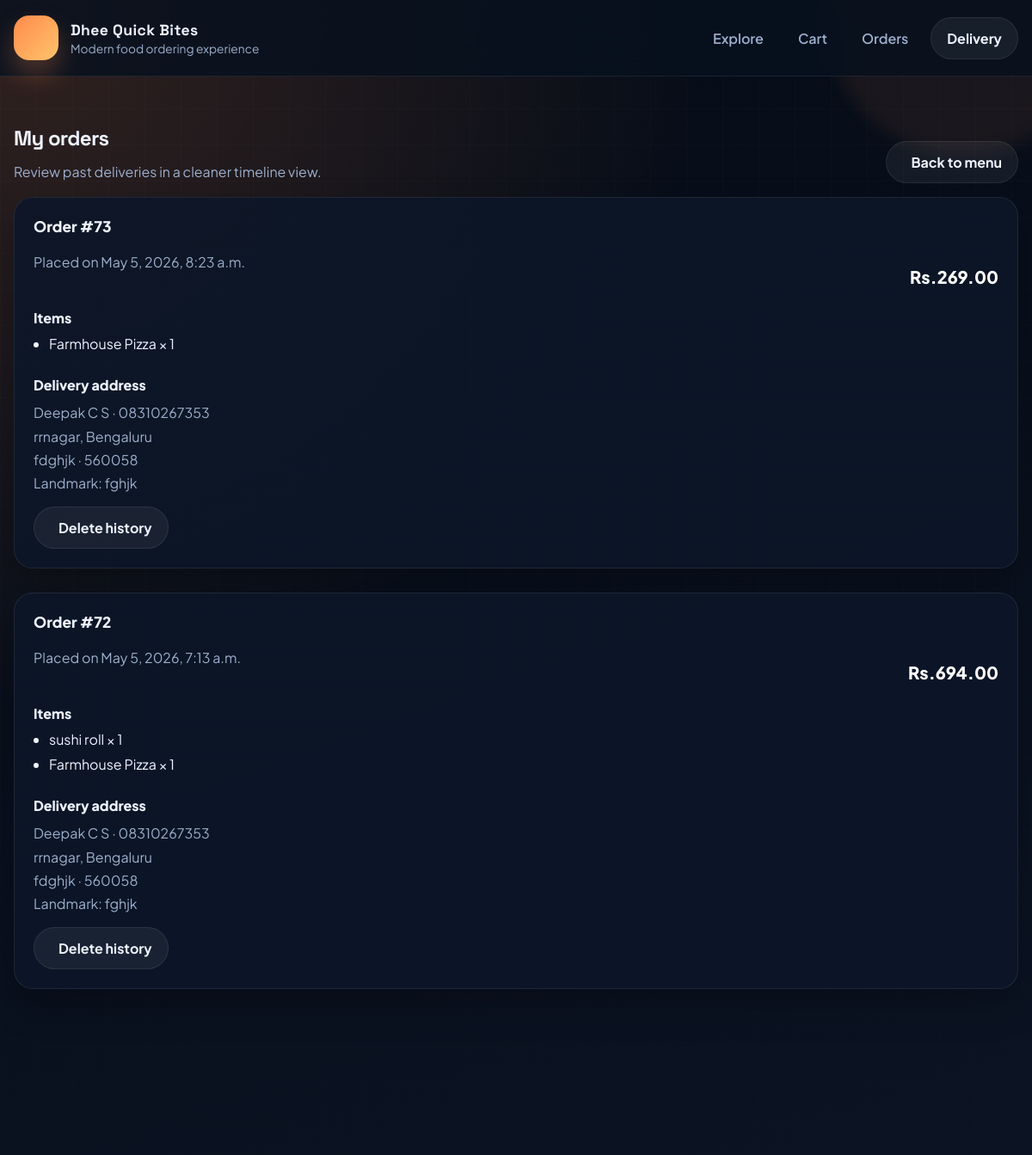
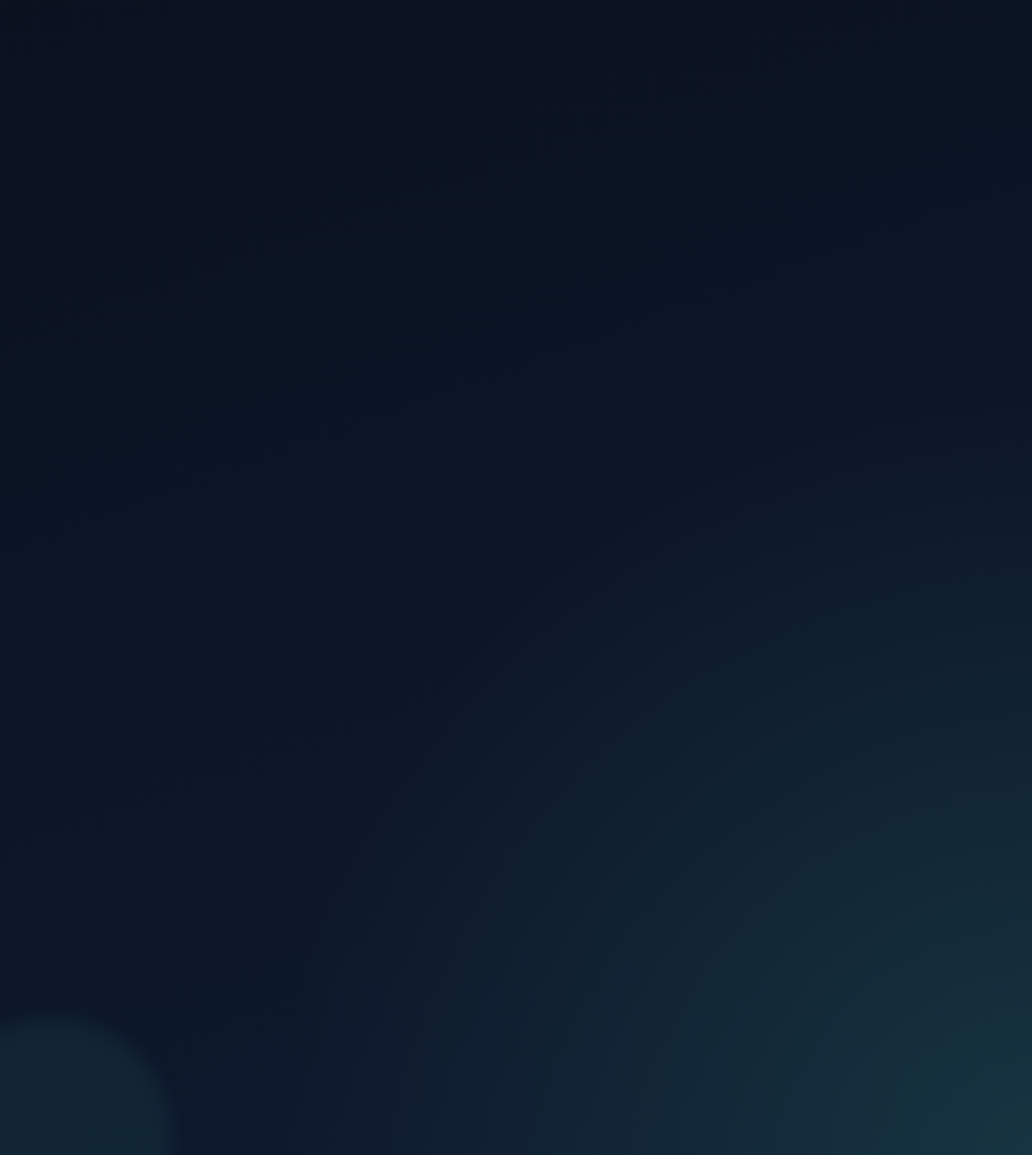
The page /my-orders/ on the database its author committed (2 pictures, top to bottom).
### orders/models.py (models this page shows, shortened)
class Order(models.Model):
    address = models.JSONField(blank=True, null=True)  # Use JSONField for structured data
    total_price = models.DecimalField(max_digits=10, decimal_places=2)
    created_at = models.DateTimeField(auto_now_add=True)

class OrderItem(models.Model):
    order = models.ForeignKey(Order, related_name='items', on_delete=models.CASCADE)
    food_item = models.ForeignKey(FoodItem, on_delete=models.CASCADE)
    quantity = models.PositiveIntegerField()

class FoodItem(models.Model):
    name = models.CharField(max_length=200)
    description = models.TextField()
    price = models.DecimalField(max_digits=6, decimal_places=2)
    image = models.ImageField(upload_to='food_images/')

### orders/views.py (the view)
# urls.py: path('my-orders/', views.my_orders, name='my_orders'),
def my_orders(request):
    orders = Order.objects.all().order_by('-created_at')  # or filter by user if needed
    return render(request, 'my_orders.html', {'orders': orders})

### orders/templates/my_orders.html (shortened to what this page needs)
{% extends 'base.html' %}
{% block content %}
<section class="container section reveal">
    <div class="section-head">
        <div>
            <h1 class="page-title">My orders</h1>
            <p class="section-subtitle">Review past deliveries in a cleaner timeline view.</p>
        </div>
        <a class="button button-ghost" href="{% url 'home' %}"> Back to menu</a>
    </div>
    <div class="order-grid">
        {% for order in orders %}
            <article class="order-card reveal">
                <div class="section-head" style="margin-bottom: 12px;">
                    <div>
                        <h3 class="panel-title">Order #{{ order.id }}</h3>
                        <p class="muted">Placed on {{ order.created_at }}</p>
                    </div>
                    <div class="summary-total">Rs.{{ order.total_price }}</div>
                </div>
                <div class="order-grid">
                    <div>
                        <h4 class="panel-title" style="font-size: 1rem;">Items</h4>
                        <ul class="order-item-list">
                            {% for item in order.items.all %}
                                <li>{{ item.food_item.name }} × {{ item.quantity }}</li>
                            {% endfor %}
                        </ul>
                    </div>
                    <div>
                        <h4 class="panel-title" style="font-size: 1rem;">Delivery address</h4>
                        <p class="muted" style="margin:0;">
                            {{ order.address.name }} · {{ order.address.phone }}<br>
                            {{ order.address.area }}, {{ order.address.city }}<br>
                            {{ order.address.district }} · {{ order.address.zipcode }}
                            {% if order.address.landmark %}<br>Landmark: {{ order.address.landmark }}{% endif %}
                        </p>
                    </div>
                    <div>
                        <button type="button" class="button button-ghost" onclick="deleteOrder({{ order.id }})"> Delete history</button>
                    </div>
                </div>
            </article>
        {% empty %}
            <div class="panel empty-state">
                <h3 class="panel-title">No orders yet</h3>
                <p>Once you place an order, the history will appear here.</p>
            </div>
        {% endfor %}
    </div>
</section>
{% endblock %}

### static/style.css (style rules this page uses)
:root { --bg: #07111f; --bg-soft: #0d1728; --panel: rgba(11, 20, 36, 0.82); --panel-solid: #0f1b30; --line: rgba(255, 255, 255, 0.08); --text: #eef3ff; --muted: #9dafcd; --accent: #ff8a4c; --accent-2: #45d6b0; --accent-strong: #ff6d2d; --shadow: 0 24px 80px rgba(0, 0, 0, 0.32); --radius-xl: 28px; --radius-lg: 22px; --radius-md: 16px; --radius-sm: 12px; }
* { box-sizing: border-box; }
html { scroll-behavior: smooth; }
body { margin: 0; min-height: 100vh; font-family: 'Plus Jakarta Sans', sans-serif; color: var(--text); background: radial-gradient(circle at top left, rgba(255, 138, 76, 0.18), transparent 28%), radial-gradient(circle at bottom right, rgba(69, 214, 176, 0.14), transparent 30%), linear-gradient(160deg, #050b15 0%, #0b1322 52%, #0f1a2f 100%); }
body::before { content: ''; position: fixed; inset: 0; pointer-events: none; background-image: linear-gradient(rgba(255,255,255,0.03) 1px, transparent 1px), linear-gradient(90deg, rgba(255,255,255,0.03) 1px, transparent 1px); background-size: 42px 42px; mask-image: linear-gradient(to bottom, rgba(0,0,0,0.55), transparent 85%); }
a { color: inherit; text-decoration: none; }
.container { width: min(1180px, calc(100% - 32px)); margin: 0 auto; }
.button { border: 0; border-radius: 999px; padding: 13px 18px; font: inherit; font-weight: 700; cursor: pointer; display: inline-flex; align-items: center; justify-content: center; gap: 10px; transition: transform 0.2s ease, box-shadow 0.2s ease, background 0.2s ease, color 0.2s ease; }
.button-ghost { background: rgba(255, 255, 255, 0.06); color: var(--text); border: 1px solid var(--line); }
.hero h1, .section-title, .page-title { font-family: 'Space Grotesk', sans-serif; letter-spacing: -0.03em; margin: 0; }
.stat-card, .feature-card, .summary-card, .order-card, .food-card, .cart-item, .address-card, .form-card, .confirmation-card { background: rgba(13, 23, 40, 0.9); border: 1px solid var(--line); border-radius: var(--radius-lg); box-shadow: 0 18px 42px rgba(0, 0, 0, 0.26); }
.section { margin-top: 22px; }
.section-head { display: flex; align-items: end; justify-content: space-between; gap: 20px; margin-bottom: 16px; }
.section-title, .page-title { font-size: clamp(1.5rem, 2vw, 2.2rem); }
.section-subtitle { color: var(--muted); margin: 10px 0 0; max-width: 60ch; line-height: 1.7; }
.food-card h2, .order-card h3, .summary-card h3, .panel-title { margin: 14px 0 8px; font-size: 1.08rem; font-weight: 800; line-height: 1.3; }
.food-card p, .order-card p, .summary-card p, .muted { color: var(--muted); line-height: 1.7; }
.summary-card, .form-card, .confirmation-card, .address-card, .order-card { padding: 22px; }
.cart-details h3, .order-card h3 { margin-top: 0; }
.summary-total { font-size: 1.25rem; font-weight: 800; color: #fff; }
.order-card { margin-bottom: 14px; }
.order-grid { display: grid; gap: 14px; }
.order-item-list { display: grid; gap: 8px; margin: 0; padding-left: 18px; }
.reveal { opacity: 0; transform: translateY(18px); transition: opacity 0.6s ease, transform 0.6s ease; }
.reveal.in-view { opacity: 1; transform: translateY(0); }

### rows shown on the page
Order: id "73", created_at "May 5, 2026, 8:23 a.m.", total_price "269.00", address.name "Deepak C S", address.phone "08310267353", address.area "rrnagar", address.city "Bengaluru", address.district "fdghjk", address.zipcode "560058", address.landmark "fghjk"
OrderItem: food_item.name "Farmhouse Pizza", quantity "1"
Order: id "72", created_at "May 5, 2026, 7:13 a.m.", total_price "694.00", address.name "Deepak C S", address.phone "08310267353", address.area "rrnagar", address.city "Bengaluru", address.district "fdghjk", address.zipcode "560058", address.landmark "fghjk"
OrderItem: food_item.name "sushi roll", quantity "1"
OrderItem: food_item.name "Farmhouse Pizza", quantity "1"
